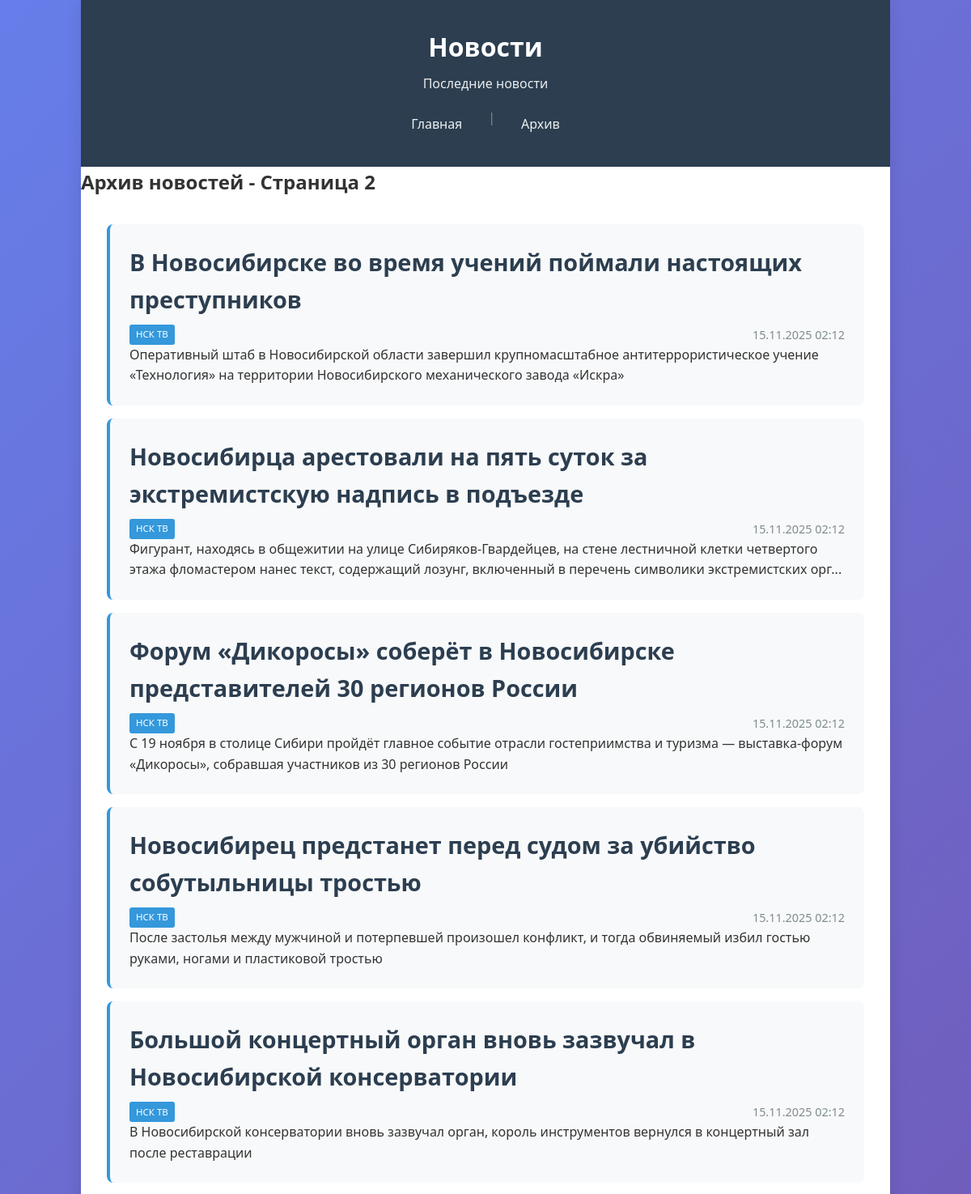
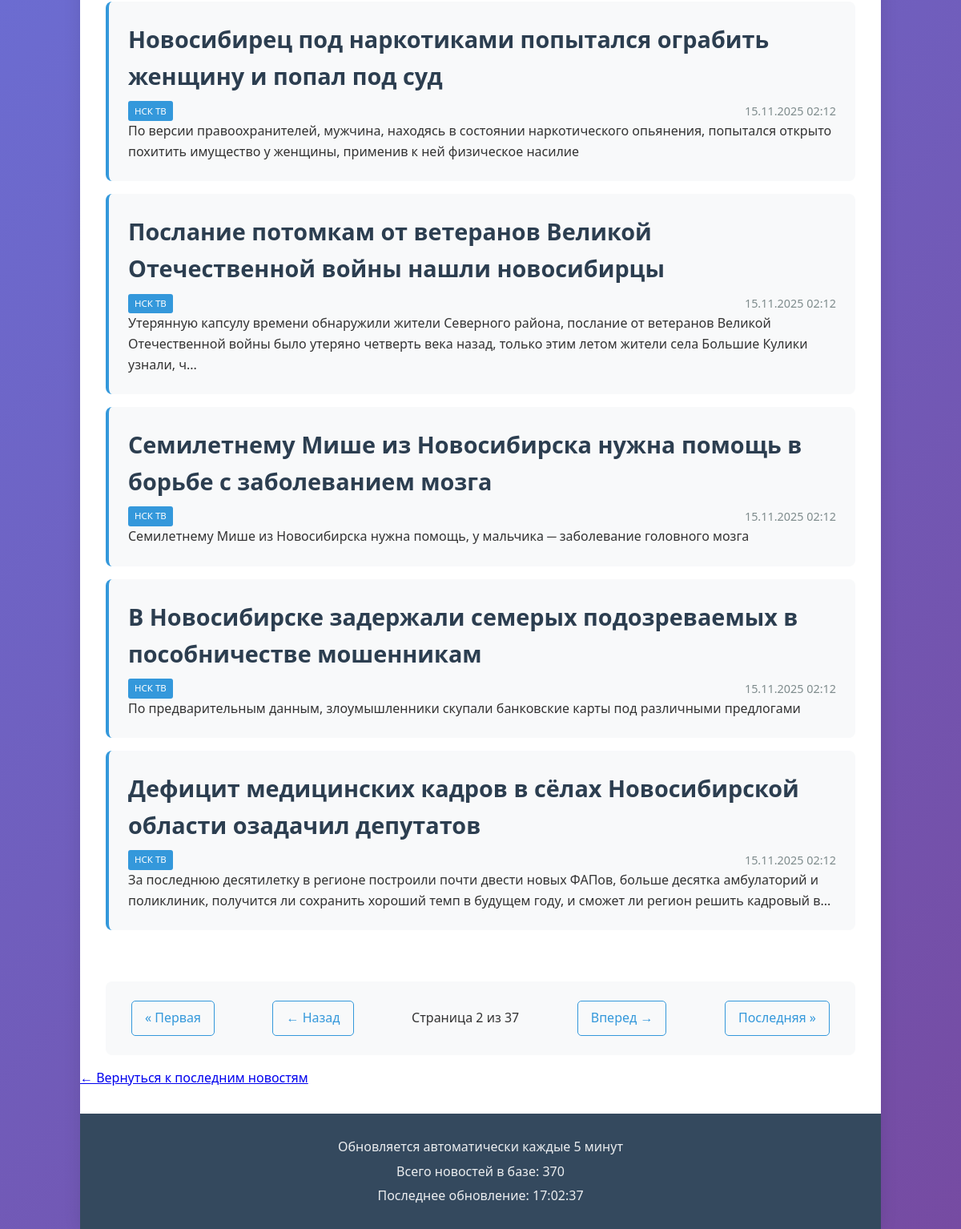
The app's page /page/2, older data (2 pictures, top to bottom).
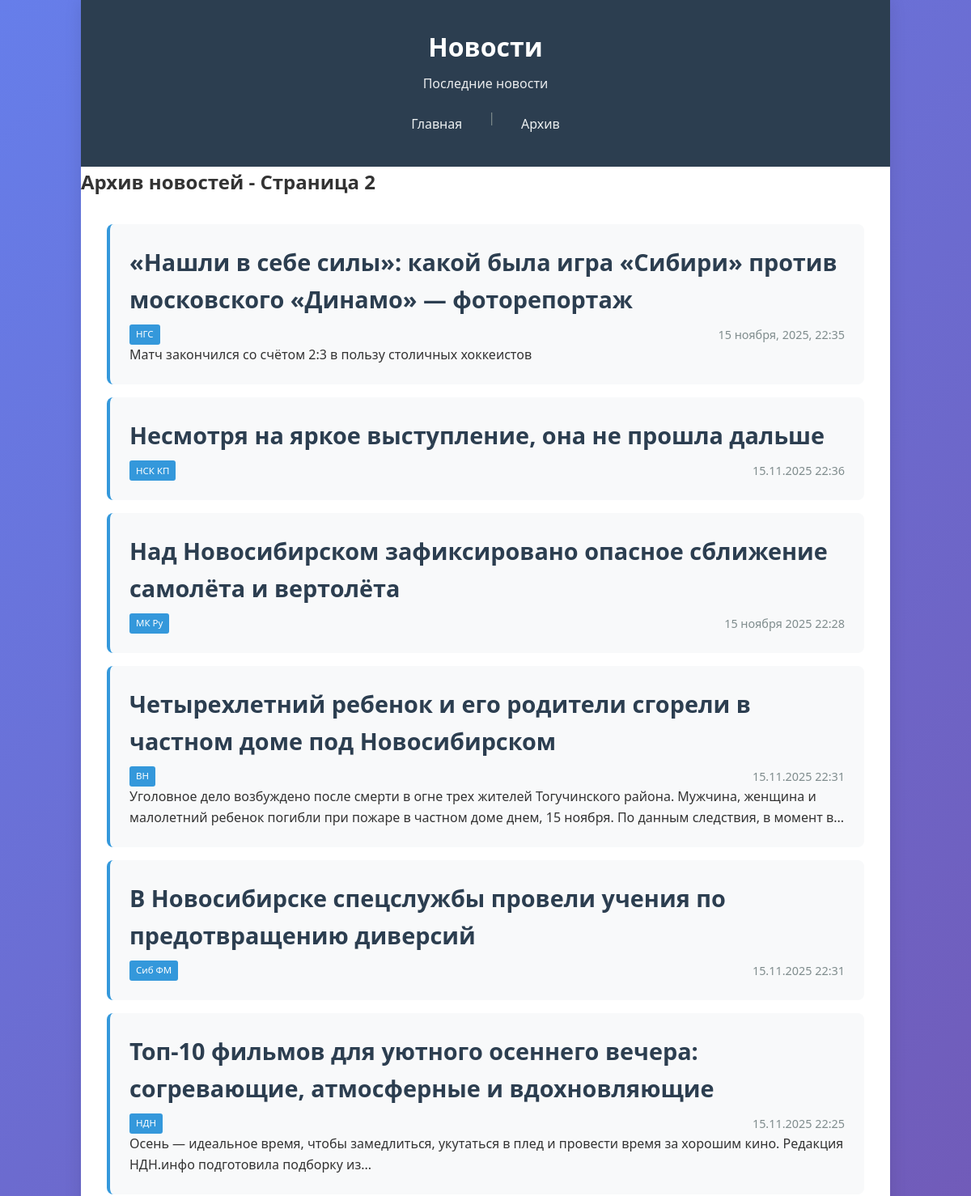
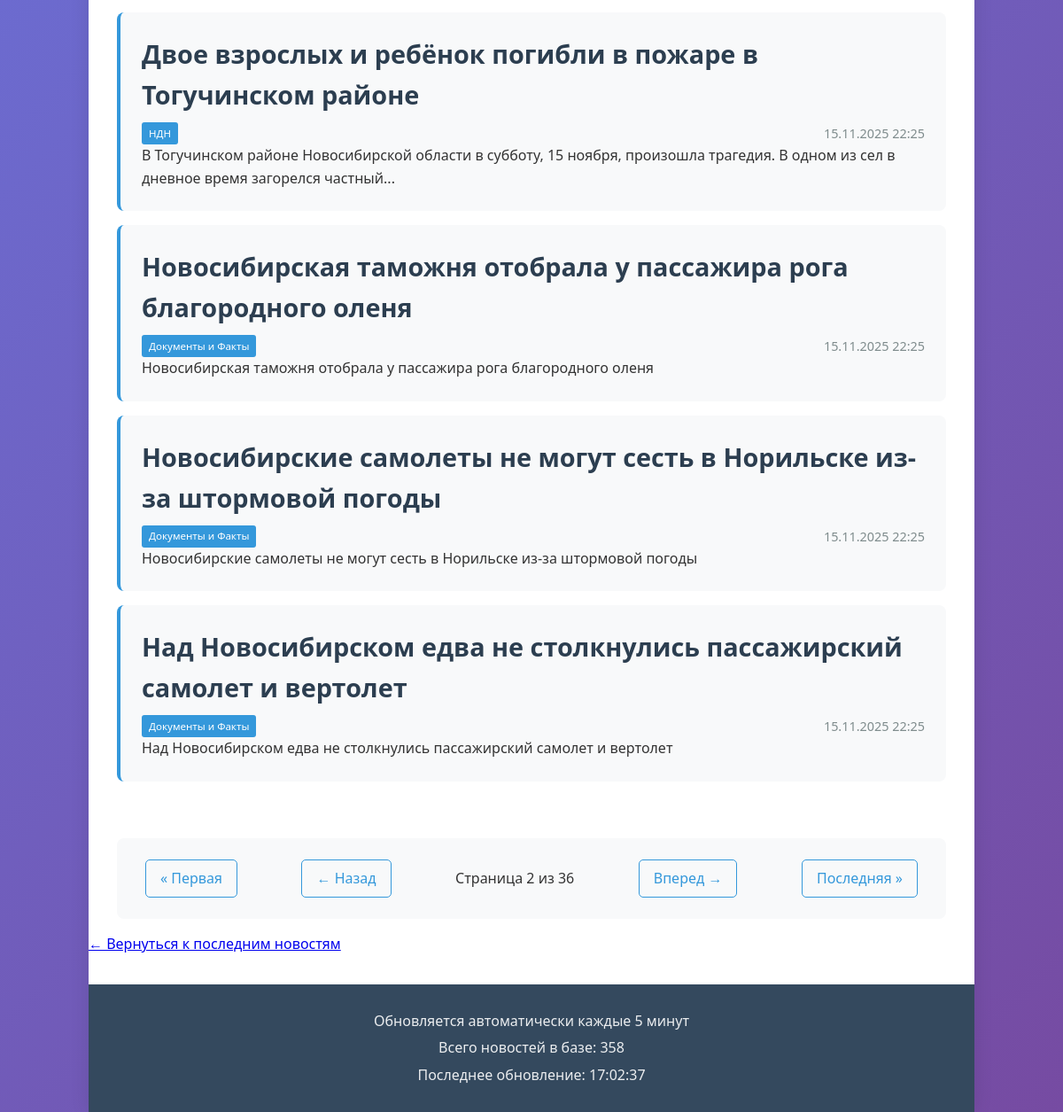
The same page, newer data (2 pictures, top to bottom).
### tables this page shows
CREATE TABLE NewsItem (
                title TEXT NOT NULL,
                url TEXT NOT NULL UNIQUE,
                date TEXT NOT NULL,
                source TEXT NOT NULL,
                content TEXT,
                created_at INTEGER NOT NULL
            );

### app.py (the view)
@app.route('/page/<int:page>')
def news_page(page):
    if page < 1:
        page = 1
    news = db.get_latest_news(count=10, page=page)
    total_pages = db.get_total_pages(per_page=10)
    if page > total_pages and total_pages > 0:
        page = total_pages
        news = db.get_latest_news(count=10, page=page)
    return render_template('page.html',
                           news=news,
                           current_page=page,
                           total_pages=total_pages,
                           total_news=db.get_news_count(),
                           now=datetime.now())

### dataBase.py (called while the page is built)
    def _connect(self):
        return sqlite3.connect(self.db_path, check_same_thread=False, timeout=10)

    def get_latest_news(self, count=10, page=1):
        offset = (page - 1) * count
        with self._connect() as conn:
            cursor = conn.cursor()
            cursor.execute('''
                SELECT title, url, date, source, content, created_at
                FROM NewsItem
                ORDER BY created_at DESC
                LIMIT ? OFFSET ?
            ''', (count, offset))
            rows = cursor.fetchall()
            return [NewsItem(*row[:5]) for row in rows]

    def get_news_count(self):
        with self._connect() as conn:
            cursor = conn.cursor()
            cursor.execute('SELECT COUNT(*) FROM NewsItem')
            return cursor.fetchone()[0]

    def get_total_pages(self, per_page=10):
        total = self.get_news_count()
        return (total + per_page - 1) // per_page

### templates/page.html
{% extends "base.html" %}
{% block content %}
<div class="page-header">
    <h2>Архив новостей - Страница {{ current_page }}</h2>
</div>
<div class="news-container">
    {% for item in news %}
    <article class="news-item">
        <h2 class="news-title">
            <a href="{{ item.link }}" class="news-link" data-id="{{ item.link }}" target="_blank">{{ item.title }}</a>
        </h2>
        <div class="news-meta">
            <span class="news-source">{{ item.source }}</span>
            <span class="news-date">{{ item.date }}</span>
        </div>
        {% if item.content %}
        <div class="news-content">
            <p>{{ item.content[:200] }}{% if item.content|length > 200 %}...{% endif %}</p>
        </div>
        {% endif %}
    </article>
    {% else %}
    <div class="no-news">
        <p>На этой странице нет новостей.</p>
    </div>
    {% endfor %}
</div>
<div class="pagination">
    {% if current_page > 1 %}
        <a href="{{ url_for('index', page=1) }}" class="pagination-first">« Первая</a>
        <a href="{{ url_for('index', page=current_page-1) }}" class="pagination-prev">← Назад</a>
    {% endif %}
    <span class="pagination-info">Страница {{ current_page }} из {{ total_pages }}</span>
    {% if current_page < total_pages %}
        <a href="{{ url_for('index', page=current_page+1) }}" class="pagination-next">Вперед →</a>
        <a href="{{ url_for('index', page=total_pages) }}" class="pagination-last">Последняя »</a>
    {% endif %}
</div>
<div class="back-to-main">
    <a href="{{ url_for('index') }}">← Вернуться к последним новостям</a>
</div>
{% endblock %}

Row changes from the older to the newer data that the page shows:
removed NewsItem: title "В Новосибирске во время учений поймали настоящих преступников", source "НСК ТВ", date "15.11.2025 02:12", content "Оперативный штаб в Новосибирской области завершил крупномасштабное антитеррористическое учение «Технология» на территории Новосибирского механического завода «Искра»"
removed NewsItem: title "Новосибирца арестовали на пять суток за экстремистскую надпись в подъезде", source "НСК ТВ", date "15.11.2025 02:12", content "Фигурант, находясь в общежитии на улице Сибиряков-Гвардейцев, на стене лестничной клетки четвертого этажа фломастером нанес текст, содержащий лозунг, включенный в перечень символики экстремистских орг"
removed NewsItem: title "Форум «Дикоросы» соберёт в Новосибирске представителей 30 регионов России", source "НСК ТВ", date "15.11.2025 02:12", content "С 19 ноября в столице Сибири пройдёт главное событие отрасли гостеприимства и туризма — выставка-форум «Дикоросы», собравшая участников из 30 регионов России"
removed NewsItem: title "Новосибирец предстанет перед судом за убийство собутыльницы тростью", source "НСК ТВ", date "15.11.2025 02:12", content "После застолья между мужчиной и потерпевшей произошел конфликт, и тогда обвиняемый избил гостью руками, ногами и пластиковой тростью"
removed NewsItem: title "Большой концертный орган вновь зазвучал в Новосибирской консерватории", source "НСК ТВ", date "15.11.2025 02:12", content "В Новосибирской консерватории вновь зазвучал орган, король инструментов вернулся в концертный зал после реставрации"
removed NewsItem: title "Новосибирец под наркотиками попытался ограбить женщину и попал под суд", source "НСК ТВ", date "15.11.2025 02:12", content "По версии правоохранителей, мужчина, находясь в состоянии наркотического опьянения, попытался открыто похитить имущество у женщины, применив к ней физическое насилие"
removed NewsItem: title "Послание потомкам от ветеранов Великой Отечественной войны нашли новосибирцы", source "НСК ТВ", date "15.11.2025 02:12", content "Утерянную капсулу времени обнаружили жители Северного района, послание от ветеранов Великой Отечественной войны было утеряно четверть века назад, только этим летом жители села Большие Кулики узнали, ч"
removed NewsItem: title "Семилетнему Мише из Новосибирска нужна помощь в борьбе с заболеванием мозга", source "НСК ТВ", date "15.11.2025 02:12", content "Семилетнему Мише из Новосибирска нужна помощь, у мальчика ─ заболевание головного мозга"
removed NewsItem: title "В Новосибирске задержали семерых подозреваемых в пособничестве мошенникам", source "НСК ТВ", date "15.11.2025 02:12", content "По предварительным данным, злоумышленники скупали банковские карты под различными предлогами"
removed NewsItem: title "Дефицит медицинских кадров в сёлах Новосибирской области озадачил депутатов", source "НСК ТВ", date "15.11.2025 02:12", content "За последнюю десятилетку в регионе построили почти двести новых ФАПов, больше десятка амбулаторий и поликлиник, получится ли сохранить хороший темп в будущем году, и сможет ли регион решить кадровый в"
added NewsItem: title "«Нашли в себе силы»: какой была игра «Сибири» против московского «Динамо» — фоторепортаж", source "НГС", date "15 ноября, 2025, 22:35", content "Матч закончился со счётом 2:3 в пользу столичных хоккеистов"
added NewsItem: title "Несмотря на яркое выступление, она не прошла дальше", source "НСК КП", date "15.11.2025 22:36"
added NewsItem: title "Над Новосибирском зафиксировано опасное сближение самолёта и вертолёта", source "МК Ру", date "15 ноября 2025 22:28"
added NewsItem: title "Четырехлетний ребенок и его родители сгорели в частном доме под Новосибирском", source "ВН", date "15.11.2025 22:31", content "Уголовное дело возбуждено после смерти в огне трех жителей Тогучинского района. Мужчина, женщина и малолетний ребенок погибли при пожаре в частном доме днем, 15 ноября. По данным следствия, в момент в"
added NewsItem: title "В Новосибирске спецслужбы провели учения по предотвращению диверсий", source "Сиб ФМ", date "15.11.2025 22:31"
added NewsItem: title "Топ-10 фильмов для уютного осеннего вечера: согревающие, атмосферные и вдохновляющие", source "НДН", date "15.11.2025 22:25", content "Осень — идеальное время, чтобы замедлиться, укутаться в плед и провести время за хорошим кино. Редакция НДН.инфо подготовила подборку из..."
added NewsItem: title "Двое взрослых и ребёнок погибли в пожаре в Тогучинском районе", source "НДН", date "15.11.2025 22:25", content "В Тогучинском районе Новосибирской области в субботу, 15 ноября, произошла трагедия. В одном из сел в дневное время загорелся частный..."
added NewsItem: title "Новосибирская таможня отобрала у пассажира рога благородного оленя", source "Документы и Факты", date "15.11.2025 22:25", content "Новосибирская таможня отобрала у пассажира рога благородного оленя"
added NewsItem: title "Новосибирские самолеты не могут сесть в Норильске из-за штормовой погоды", source "Документы и Факты", date "15.11.2025 22:25", content "Новосибирские самолеты не могут сесть в Норильске из-за штормовой погоды"
added NewsItem: title "Над Новосибирском едва не столкнулись пассажирский самолет и вертолет", source "Документы и Факты", date "15.11.2025 22:25", content "Над Новосибирском едва не столкнулись пассажирский самолет и вертолет"
Text that changed along with them:
{{ total_pages }}: "37" → "36"
{{ total_news }}: "370" → "358"
